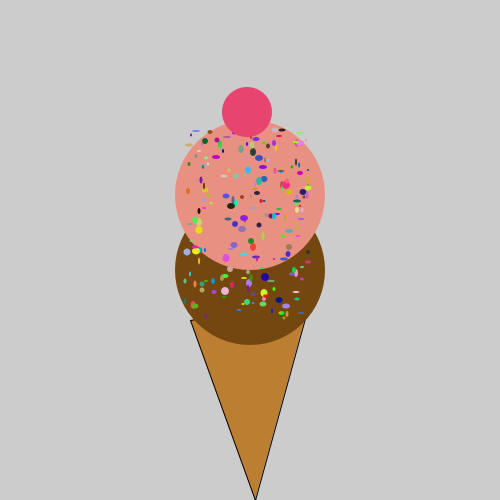
Frame 1 (no input)
Frame 60 (the mouse pressed at the canvas centre just before this capture): identical to frame 1, image omitted
Frame 120 (the mouse held since frame 60 and released just before this capture): identical to frame 1, image omitted

The Processing sketch that drew this single still picture (run headless with seeded random() and noise(); from frame 60 on, the mouse is pressed at the canvas centre):

// Processing sketch: IceCreamShop
// ── IceCreamShop.pde
void setup(){
     size(500,500);
     //1. call the makeIceCreamCone() below to make an ice cream cone
makeIceCreamCone();
     //2. use the addScoop method below to add as many scoops of ice cream as you want
addScoop("chocolate");
addScoop("Strawberry");
     //3. Use the method to add sprinkles to your ice cream
addSprinkle(200);
     //4. Write code to add a cherry to the top of your ice cream. hint: ellipse
     fill(#E84470);
    ellipse(247,112,50,50);
    
}
void draw (){
     if  (mousePressed){
     println("x= "+mouseX +", Y= "+mouseY);
   }
}//247 112
/******************************************************************/

    
//Icecream recipe
int SCOOPSIZE = 150;
int scoops = 0;
int coneY = 320;

//Don't Touch this method; Call it!!
void makeIceCreamCone(){
     //noStroke();
     fill(188,126,49);
     triangle(190,320,310,300,255,500);
}

//Don't touch this method; call it!!!
void addScoop(String flavor){
     noStroke();
     if(flavor.equalsIgnoreCase("chocolate")){
         fill(116,71,16);
     }
     else if(flavor.equalsIgnoreCase("Strawberry")){
         fill( 232 ,144,129);
     }
     else if(flavor.equalsIgnoreCase("Vanilla")){
         fill(245, 243, 227);
     } else{
         println("ERROR: We don't have the flavor "+ flavor); 
         return;
     }
     ellipse(width/2,coneY - 50 - (SCOOPSIZE*scoops)/2,SCOOPSIZE,SCOOPSIZE);
     scoops++;

}

//Don't Touch this method!!
void addSprinkle(int numberOfSprinkles){
    for(int i = 0; i<numberOfSprinkles; i++){
         fill(random(256),random(256),random(256));
         int minX = width/2-SCOOPSIZE/2 + 10;
         int maxX = SCOOPSIZE/3 +width/2 +10;
         int minY = coneY-((SCOOPSIZE)*scoops)/2-40;
         int maxY = coneY;
         int sprinkleAreaX = (int)random(minX, maxX);
         int sprinkleAreaY = (int)random(minY, maxY);
         int sprinkleWidth = (int)random(2,9);
         int sprinkleHeight = (int)random(2,9);
         ellipse(sprinkleAreaX,sprinkleAreaY,sprinkleHeight,sprinkleWidth);
     }
}


    
